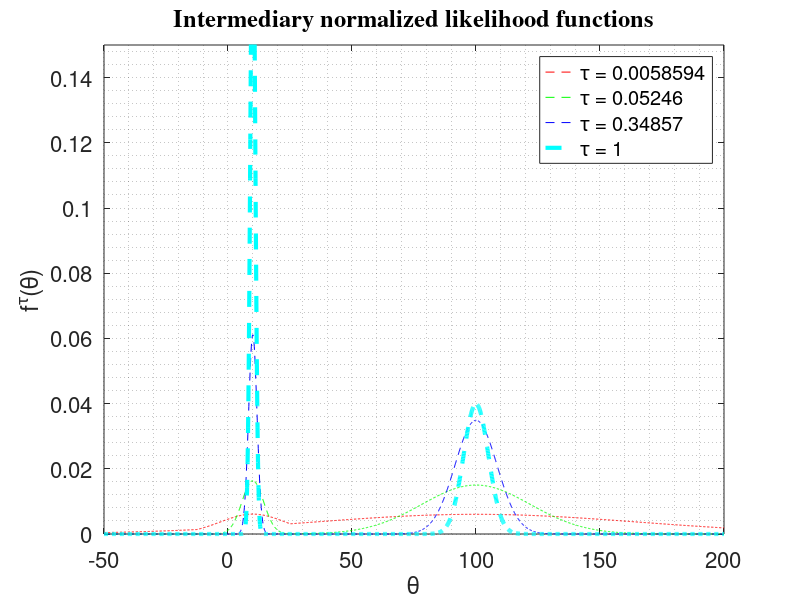

This figure's MATLAB source:
%cd ../test/test_2013_12_02/outputData
cd outputData

tau1 = 0.00585938; %in display_sub0.txt, look for first occurence of prevExponent after 'generateSequence(), level 2, step 3'
tau2 = 0.0524597;  %in display_sub0.txt, look for first occurence of prevExponent after 'generateSequence(), level 3, step 3'
tau3 = 0.348566;   %in display_sub0.txt, look for first occurence of prevExponent after 'generateSequence(), level 4, step 3'
tau4 = 1;

x=-50.:.1:200.;
[m,n]=size(x);
deltaX = (max(x)-min(x))/(n-1);
y1=(x-10).*(x-10)/(2*1);
y2=(x-100).*(x-100)/(2*25);
z1=(exp(-y1))/(1*sqrt(2*pi));
z2=(exp(-y2))/(5*sqrt(2*pi));

% Level 1------------------------------------------------------------------
z=((z1+ z2)/2).^tau1;
intZ = 0.;
for i=1:(n-1)
intZ = intZ + z(i)*deltaX;
end
intZ=intZ;

fprintf(1,'Level 1, area before normalization = %4.3f,',intZ);
z = z/intZ;
intZ = 0.;
for i=1:(n-1)
intZ = intZ + z(i)*deltaX;
end
intZ=intZ;
fprintf(1,'\t area after normalization = %4.3f\n',intZ);

x1=x;
f1=z;
clear z; clear intZ; 

% Level 2------------------------------------------------------------------
z=((z1+ z2)/2).^tau2;
intZ = 0.;
for i=1:(n-1)
intZ = intZ + z(i)*deltaX;
end
intZ=intZ;

fprintf(1,'Level 2, area before normalization = %4.3f,',intZ);
z = z/intZ;
intZ = 0.;
for i=1:(n-1)
intZ = intZ + z(i)*deltaX;
end
intZ=intZ;
fprintf(1,'\t area after normalization = %4.3f\n',intZ);

x2=x;
f2=z;
clear z; clear intZ; 

% Level 3------------------------------------------------------------------
z=((z1+ z2)/2).^tau3;
intZ = 0.;
for i=1:(n-1)
intZ = intZ + z(i)*deltaX;
end
intZ=intZ;

fprintf(1,'Level 3, area before normalization = %4.3f,',intZ);
z = z/intZ;
intZ = 0.;
for i=1:(n-1)
intZ = intZ + z(i)*deltaX;
end
intZ=intZ;
fprintf(1,'\t area after normalization = %4.3f\n',intZ);

x3=x;
f3=z;
clear z; clear intZ;

% Level 4------------------------------------------------------------------
z=((z1+ z2)/2).^tau4;
intZ = 0.;
for i=1:(n-1)
intZ = intZ + z(i)*deltaX;
end
intZ=intZ;

fprintf(1,'Level 4, area before normalization = %4.3f,',intZ);
z = z/intZ;
intZ = 0.;
for i=1:(n-1)
intZ = intZ + z(i)*deltaX;
end
intZ=intZ;
fprintf(1,'\t area after normalization = %4.3f\n',intZ);

x4=x;
f4=z;
% -------------------------------------------------------------------------
plot(x1,f1, '--r',x2,f2, '--g',x3,f3,'--b',x4,f4,'--c','linewidth',3)
set(gca,'fontsize',20);
a=axis;
axis([-50 200 a(3) .15]);
legend(['\tau = ', num2str(tau1)],...
       ['\tau = ', num2str(tau2)],...
       ['\tau = ', num2str(tau3)],...
       ['\tau = ', num2str(tau4)],...
        'location','northeast');
ylabel('f^{\tau}(\theta)','fontsize',16);
xlabel('\theta','fontsize',16);
title('Intermediary normalized likelihood functions','fontname', 'Times', 'fontsize',20);
grid minor
set(gca,'fontsize',16);

print -dpng bimodal_likelihood_taus_normalized.png

%cd ../../../matlab
cd ..
